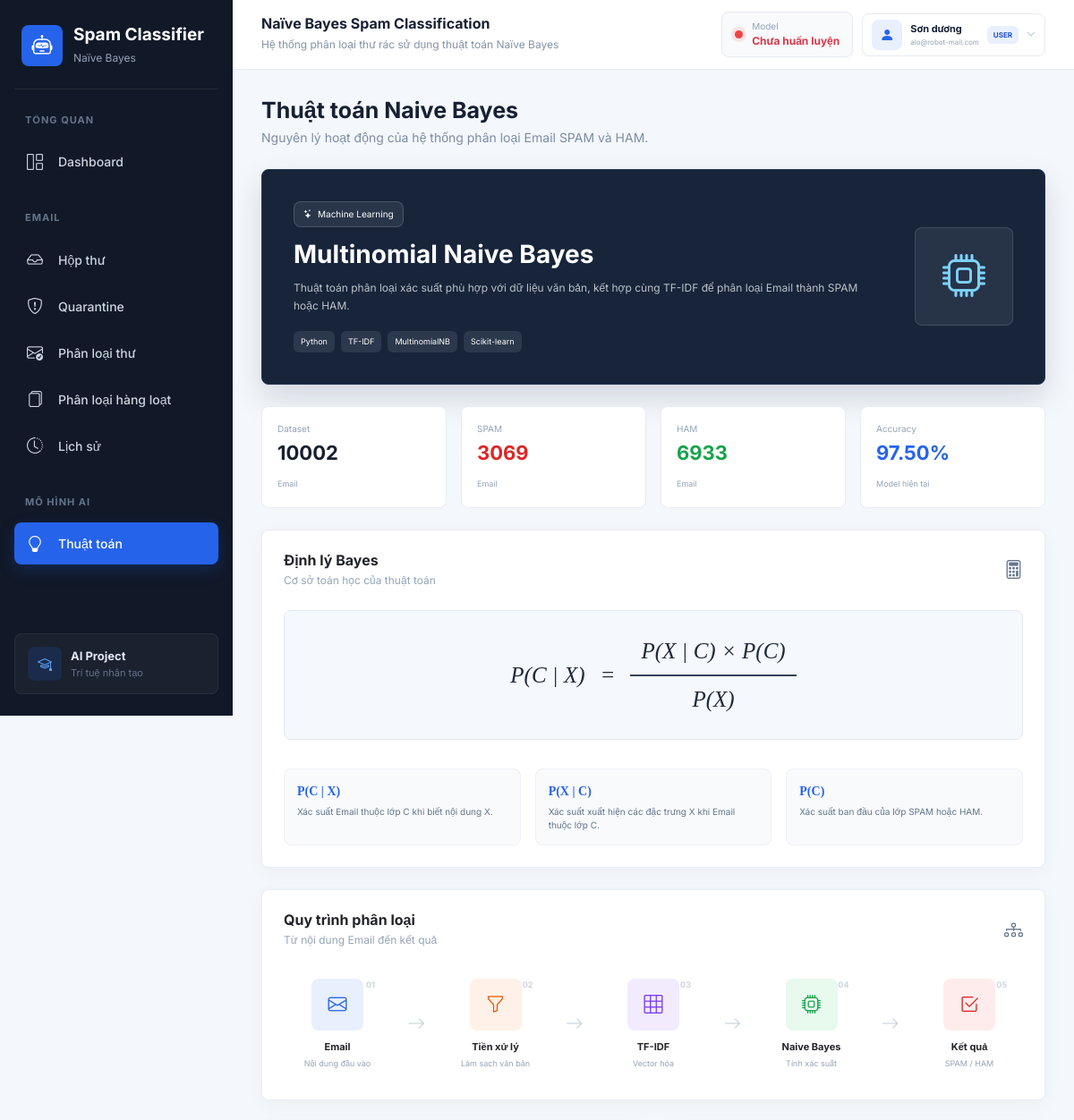
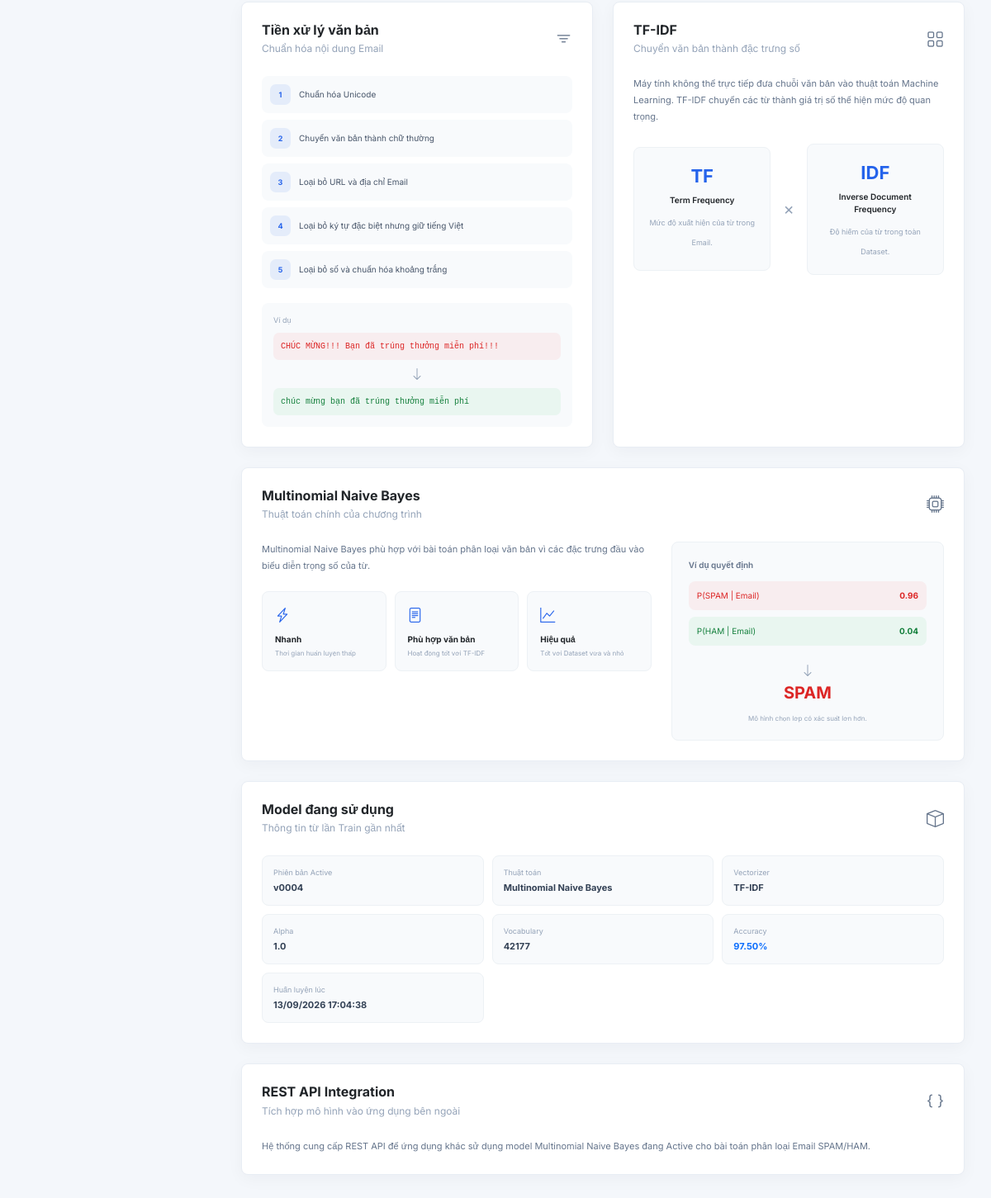
The app's page /algorithm (signed in) with its own data (2 pictures, top to bottom).
### tables this page shows
CREATE TABLE users (
                id INTEGER PRIMARY KEY AUTOINCREMENT,
                name TEXT NOT NULL,
                email TEXT NOT NULL UNIQUE,
                password_hash TEXT NOT NULL,
                role TEXT NOT NULL DEFAULT 'user'
                    CHECK (role IN ('admin', 'user')),
                is_active INTEGER NOT NULL DEFAULT 1,
                created_at TIMESTAMP NOT NULL DEFAULT CURRENT_TIMESTAMP,
                last_login TIMESTAMP
            );

CREATE TABLE model_versions (
                id INTEGER PRIMARY KEY AUTOINCREMENT,
                version TEXT UNIQUE NOT NULL,
                model_name TEXT NOT NULL,
                vectorizer TEXT NOT NULL,
                accuracy REAL,
                precision REAL,
                recall REAL,
                f1 REAL,
                tn INTEGER,
                fp INTEGER,
                fn INTEGER,
                tp INTEGER,
                train_size INTEGER,
                test_size INTEGER,
                dataset_size INTEGER,
                vocabulary_size INTEGER,
                training_time REAL,
                alpha REAL,
                ngram_min INTEGER,
                ngram_max INTEGER,
                dataset_hash TEXT,
                model_path TEXT NOT NULL,
                vectorizer_path TEXT NOT NULL,
                info_path TEXT NOT NULL,
                created_by INTEGER REFERENCES users(id),
                created_at TIMESTAMP NOT NULL DEFAULT CURRENT_TIMESTAMP,
                is_active INTEGER NOT NULL DEFAULT 0 CHECK (is_active IN (0, 1)),
                notes TEXT
            );

### routes/algorithm_routes.py (the view)
@main_bp.route("/algorithm")
@login_required
def algorithm():
    total = 0
    spam_count = 0
    ham_count = 0
    try:
        df = pd.read_csv("dataset/spam_dataset.csv")
        df = df.dropna(subset=["label", "text"])
        df["label"] = df["label"].astype(str).str.lower().str.strip()
        total = len(df)
        spam_count = len(df[df["label"] == "spam"])
        ham_count = len(df[df["label"] == "ham"])
    except (OSError, KeyError, ValueError) as error:
        print("Algorithm dataset error:", error)
    return render_template(
        "algorithm.html",
        total=total,
        spam_count=spam_count,
        ham_count=ham_count,
        model_info=get_model_info(),
        active_version=get_active_model_version(),
    )

### templates/algorithm.html (shortened to what this page needs)
{% extends "base.html" %}
{% block content %}
<div class="page-title">
    <h2>Thuật toán Naive Bayes</h2>
    <p>Nguyên lý hoạt động của hệ thống phân loại Email SPAM và HAM.</p>
</div>
<section class="algorithm-hero mb-4">
    <div class="algorithm-hero-content">
        <span class="algorithm-tag"><i class="bi bi-stars"></i> Machine Learning</span>
        <h2>Multinomial Naive Bayes</h2>
        <p>Thuật toán phân loại xác suất phù hợp với dữ liệu văn bản, kết hợp cùng TF-IDF để phân loại Email thành SPAM hoặc HAM.</p>
        <div class="algorithm-tech"><span>Python</span><span>TF-IDF</span><span>MultinomialNB</span><span>Scikit-learn</span></div>
    </div>
    <div class="algorithm-hero-icon"><i class="bi bi-cpu"></i></div>
</section>
<div class="row g-3 mb-4">
    <div class="col-md-3"><div class="algorithm-stat"><span>Dataset</span><strong>{{ total }}</strong><small>Email</small></div></div>
    <div class="col-md-3"><div class="algorithm-stat spam"><span>SPAM</span><strong>{{ spam_count }}</strong><small>Email</small></div></div>
    <div class="col-md-3"><div class="algorithm-stat ham"><span>HAM</span><strong>{{ ham_count }}</strong><small>Email</small></div></div>
    <div class="col-md-3"><div class="algorithm-stat accuracy"><span>Accuracy</span><strong>{% if model_info %}{{ "%.2f"|format(model_info["accuracy"] * 100) }}%{% else %}---{% endif %}</strong><small>Model hiện tại</small></div></div>
</div>
<div class="card mb-4">
    <div class="card-body p-4">
        <div class="dashboard-card-title"><div><h4>Định lý Bayes</h4><p>Cơ sở toán học của thuật toán</p></div><i class="bi bi-calculator"></i></div>
        <div class="bayes-formula"><span>P(C | X)</span><span>=</span><div class="formula-fraction"><span>P(X | C) × P(C)</span><span>P(X)</span></div></div>
        <div class="row g-3 mt-3">
            <div class="col-md-4"><div class="formula-explanation"><strong>P(C | X)</strong><span>Xác suất Email thuộc lớp C khi biết nội dung X.</span></div></div>
            <div class="col-md-4"><div class="formula-explanation"><strong>P(X | C)</strong><span>Xác suất xuất hiện các đặc trưng X khi Email thuộc lớp C.</span></div></div>
            <div class="col-md-4"><div class="formula-explanation"><strong>P(C)</strong><span>Xác suất ban đầu của lớp SPAM hoặc HAM.</span></div></div>
        </div>
    </div>
</div>
<div class="card mb-4">
    <div class="card-body p-4">
        <div class="dashboard-card-title"><div><h4>Quy trình phân loại</h4><p>Từ nội dung Email đến kết quả</p></div><i class="bi bi-diagram-3"></i></div>
        <div class="algorithm-pipeline" aria-label="Quy trình phân loại">
            <div class="algorithm-step"><div class="algorithm-step-number">01</div><div class="algorithm-step-icon blue"><i class="bi bi-envelope"></i></div><strong>Email</strong><span>Nội dung đầu vào</span></div>
            <div class="algorithm-arrow"><i class="bi bi-arrow-right"></i></div>
            <div class="algorithm-step"><div class="algorithm-step-number">02</div><div class="algorithm-step-icon orange"><i class="bi bi-funnel"></i></div><strong>Tiền xử lý</strong><span>Làm sạch văn bản</span></div>
            <div class="algorithm-arrow"><i class="bi bi-arrow-right"></i></div>
            <div class="algorithm-step"><div class="algorithm-step-number">03</div><div class="algorithm-step-icon purple"><i class="bi bi-grid-3x3"></i></div><strong>TF-IDF</strong><span>Vector hóa</span></div>
            <div class="algorithm-arrow"><i class="bi bi-arrow-right"></i></div>
            <div class="algorithm-step"><div class="algorithm-step-number">04</div><div class="algorithm-step-icon green"><i class="bi bi-cpu"></i></div><strong>Naive Bayes</strong><span>Tính xác suất</span></div>
            <div class="algorithm-arrow"><i class="bi bi-arrow-right"></i></div>
            <div class="algorithm-step"><div class="algorithm-step-number">05</div><div class="algorithm-step-icon red"><i class="bi bi-check2-square"></i></div><strong>Kết quả</strong><span>SPAM / HAM</span></div>
        </div>
    </div>
</div>
<div class="row g-4 mb-4">
    <div class="col-lg-6">
        <div class="card h-100"><div class="card-body p-4">
            <div class="dashboard-card-title"><div><h4>Tiền xử lý văn bản</h4><p>Chuẩn hóa nội dung Email</p></div><i class="bi bi-filter"></i></div>
            <div class="algorithm-list">
                <div><span>1</span>Chuẩn hóa Unicode</div><div><span>2</span>Chuyển văn bản thành chữ thường</div><div><span>3</span>Loại bỏ URL và địa chỉ Email</div><div><span>4</span>Loại bỏ ký tự đặc biệt nhưng giữ tiếng Việt</div><div><span>5</span>Loại bỏ số và chuẩn hóa khoảng trắng</div>
            </div>
            <div class="preprocess-example"><span>Ví dụ</span><div class="preprocess-before">CHÚC MỪNG!!! Bạn đã trúng thưởng miễn phí!!!</div><div class="preprocess-arrow"><i class="bi bi-arrow-down"></i></div><div class="preprocess-after">chúc mừng bạn đã trúng thưởng miễn phí</div></div>
        </div></div>
    </div>
    <div class="col-lg-6">
        <div class="card h-100"><div class="card-body p-4">
            <div class="dashboard-card-title"><div><h4>TF-IDF</h4><p>Chuyển văn bản thành đặc trưng số</p></div><i class="bi bi-grid"></i></div>
            <p class="algorithm-description">Máy tính không thể trực tiếp đưa chuỗi văn bản vào thuật toán Machine Learning. TF-IDF chuyển các từ thành giá trị số thể hiện mức độ quan trọng.</p>
            <div class="tfidf-box"><div><strong>TF</strong><span>Term Frequency</span><small>Mức độ xuất hiện của từ trong Email.</small></div><div class="tfidf-plus">×</div><div><strong>IDF</strong><span>Inverse Document Frequency</span><small>Độ hiếm của từ trong toàn Dataset.</small></div></div>
        </div></div>
    </div>
</div>
<div class="card mb-4">
    <div class="card-body p-4">
        <div class="dashboard-card-title"><div><h4>Multinomial Naive Bayes</h4><p>Thuật toán chính của chương trình</p></div><i class="bi bi-cpu"></i></div>
        <div class="row g-4">
            <div class="col-lg-7">
                <p class="algorithm-description">Multinomial Naive Bayes phù hợp với bài toán phân loại văn bản vì các đặc trưng đầu vào biểu diễn trọng số của từ.</p>
                <div class="nb-features"><div><i class="bi bi-lightning-charge"></i><strong>Nhanh</strong><span>Thời gian huấn luyện thấp</span></div><div><i class="bi bi-file-text"></i><strong>Phù hợp văn bản</strong><span>Hoạt động tốt với TF-IDF</span></div><div><i class="bi bi-graph-up"></i><strong>Hiệu quả</strong><span>Tốt với Dataset vừa và nhỏ</span></div></div>
            </div>
            <div class="col-lg-5"><div class="classification-example"><span class="classification-title">Ví dụ quyết định</span><div class="classification-row spam"><span>P(SPAM | Email)</span><strong>0.96</strong></div><div class="classification-row ham"><span>P(HAM | Email)</span><strong>0.04</strong></div><div class="classification-result"><i class="bi bi-arrow-down"></i><strong>SPAM</strong></div><small>Mô hình chọn lớp có xác suất lớn hơn.</small></div></div>
        </div>
    </div>
</div>
{% if model_info %}
<div class="card">
    <div class="card-body p-4">
        <div class="dashboard-card-title"><div><h4>Model đang sử dụng</h4><p>Thông tin từ lần Train gần nhất</p></div><i class="bi bi-box"></i></div>
        <div class="algorithm-model-grid">
            <div><span>Phiên bản Active</span><strong>{{ active_version.version if active_version else model_info.get("version", '---') }}</strong></div><div><span>Thuật toán</span><strong>{{ model_info["model_name"] }}</strong></div><div><span>Vectorizer</span><strong>{{ model_info["vectorizer"] }}</strong></div><div><span>Alpha</span><strong>{{ model_info["alpha"] }}</strong></div><div><span>Vocabulary</span><strong>{{ model_info["vocabulary_size"] }}</strong></div><div><span>Accuracy</span><strong class="text-primary">{{ "%.2f"|format(model_info["accuracy"] * 100) }}%</strong></div><div><span>Huấn luyện lúc</span><strong>{{ model_info["trained_at"] }}</strong></div>
        </div>
    </div>
</div>
{% endif %}
<div class="card mt-4">
    <div class="card-body p-4">
        <div class="dashboard-card-title"><div><h4>REST API Integration</h4><p>Tích hợp mô hình vào ứng dụng bên ngoài</p></div><i class="bi bi-braces"></i></div>
        <p class="algorithm-description mb-0">Hệ thống cung cấp REST API để ứng dụng khác sử dụng model Multinomial Naive Bayes đang Active cho bài toán phân loại Email SPAM/HAM.</p>
    </div>
</div>
{% endblock %}

### templates/base.html (shortened to what this page needs)
<!DOCTYPE html>
<html lang="vi">
<head>
    <link
        href="https://cdn.jsdelivr.net/npm/bootstrap@5.3.3/dist/css/bootstrap.min.css"
        rel="stylesheet"
    >
    <link
        rel="stylesheet"
        href="https://cdn.jsdelivr.net/npm/bootstrap-icons@1.11.3/font/bootstrap-icons.css"
    >
    <link
        rel="stylesheet"
        href="{{ url_for('static', filename='css/style.css') }}"
    >
</head>
<body>
<div class="app-wrapper">
    <aside class="sidebar" id="appSidebar">
        <div class="sidebar-brand">
            <div class="brand-icon">
                <i class="bi bi-robot"></i>
            </div>
            <div>
                <h4>Spam Classifier</h4>
                <span>Naïve Bayes</span>
            </div>
        </div>
        <nav class="sidebar-nav" aria-label="Điều hướng chính">
            <div class="sidebar-section-title">TỔNG QUAN</div>
            <a
                href="{{ url_for('index') }}"
                class="sidebar-link {% if request.endpoint == 'index' %}active{% endif %}"
            >
                <i class="bi bi-grid-1x2"></i>
                <span>Dashboard</span>
            </a>
            <div class="sidebar-section-title">EMAIL</div>
            <a
                href="{{ url_for('mail') }}"
                class="sidebar-link {% if request.endpoint in ['mail', 'mail_message_detail', 'submit_mail_feedback', 'connect_imap', 'connect_google', 'google_callback', 'sync_mail_account', 'disconnect_mail_account'] %}active{% endif %}"
            >
                <i class="bi bi-inbox"></i>
                <span>Hộp thư</span>
            </a>
            <a
                href="{{ url_for('quarantine') }}"
                class="sidebar-link {% if request.endpoint == 'quarantine' %}active{% endif %}"
            >
                <i class="bi bi-shield-exclamation"></i>
                <span>Quarantine</span>
            </a>
            <a
                href="{{ url_for('predict') }}"
                class="sidebar-link {% if request.endpoint == 'predict' %}active{% endif %}"
            >
                <i class="bi bi-envelope-check"></i>
                <span>Phân loại thư</span>
            </a>
            <a
                href="{{ url_for('batch_predict') }}"
                class="sidebar-link {% if request.endpoint in ['batch_predict', 'download_batch_result'] %}active{% endif %}"
            >
                <i class="bi bi-files"></i>
                <span>Phân loại hàng loạt</span>
            </a>
            <a
                href="{{ url_for('history') }}"
                class="sidebar-link {% if request.endpoint in ['history', 'delete_history', 'delete_all_history'] %}active{% endif %}"
            >
                <i class="bi bi-clock-history"></i>
                <span>Lịch sử</span>
            </a>
            <div class="sidebar-section-title">MÔ HÌNH AI</div>
            <a
                href="{{ url_for('algorithm') }}"
                class="sidebar-link {% if request.endpoint == 'algorithm' %}active{% endif %}"
            >
                <i class="bi bi-lightbulb"></i>
                <span>Thuật toán</span>
            </a>
        </nav>
        <div class="sidebar-footer">
            <div class="sidebar-footer-icon">
                <i class="bi bi-mortarboard"></i>
            </div>
            <div>
                <strong>AI Project</strong>
                <small>Trí tuệ nhân tạo</small>
            </div>
        </div>
    </aside>
    <main class="main-content">
        <header class="topbar">
            <div class="topbar-heading">
                <div class="topbar-title">
                    <h5>Naïve Bayes Spam Classification</h5>
                    <span>Hệ thống phân loại thư rác sử dụng thuật toán Naïve Bayes</span>
                </div>
            </div>
            <div class="topbar-actions">
            <div class="model-status" aria-live="polite">
                {% if not global_model_status.trained %}
                    <span class="status-dot danger"></span>
                    <div>
                        <small>Model</small>
                        <strong class="text-danger">Chưa huấn luyện</strong>
                    </div>
                {% elif global_model_status.outdated %}
                    <span class="status-dot warning"></span>
                    <div>
                        <small>Model</small>
                        <strong class="status-warning-text">Cần Train lại</strong>
                    </div>
                {% else %}
                    <span class="status-dot success"></span>
                    <div>
                        <small>Model</small>
                        <strong class="text-success">Ready</strong>
                    </div>
                {% endif %}
            </div>
            <div class="dropdown user-menu">
                <button
                    class="user-menu-toggle"
                    type="button"
                    data-bs-toggle="dropdown"
                    aria-expanded="false"
                    title="Tài khoản"
                >
                    <span class="user-avatar"><i class="bi bi-person-fill"></i></span>
                    <span class="user-menu-name">
                        <strong>{{ current_user.name }}</strong>
                        <small>{{ current_user.email }}</small>
                    </span>
                    <span class="role-badge {{ current_user.role }}">{{ current_user.role|upper }}</span>
                    <i class="bi bi-chevron-down user-menu-arrow"></i>
                </button>
            </div>
            </div>
        </header>
        <section class="page-content">
            {% block content %}{% endblock %}
        </section>
    </main>
</div>
</body>
</html>

### records on screen
users: name "Sơn dương", email "alo@robot-mail.com", role "USER"
model_versions: version "v0004", model_name "Multinomial Naive Bayes", vectorizer "TF-IDF"

### other values on screen
{{ total }} "10002"
{{ spam_count }} "3069"
{{ ham_count }} "6933"
{{ "%.2f"|format(model_info["accuracy"] * 100) }} "97.50"
{{ model_info["alpha"] }} "1.0"
{{ model_info["vocabulary_size"] }} "42177"
{{ model_info["trained_at"] }} "13/09/2026 17:04:38"
